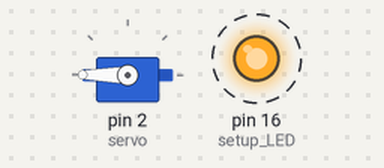
A sketch run on a simulated Arduino Uno, built with avr-gcc and run on an emulated ATmega328P. Shown: servo, output pins drawn as LEDs (lit = HIGH). Dashed ring = blinking.

Above: at 0.05 s.
Timing chart, 0 to 4.6 s (numbered marks = the images above):
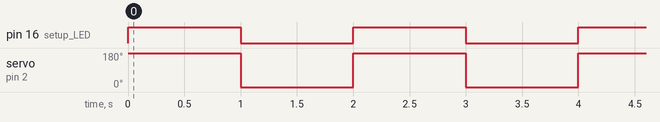

Measured:
- by itself, pin 16 (setup_LED): alternates HIGH for 1.0 s and LOW for 1.0 s
- by itself, servo on pin 2 (servo): alternates 180° for 1.0 s and 0° for 1.0 s

The sketch:

Servo.ino
```cpp
#include <Servo.h> // memasukkan library servo

Servo servo;

void setup() {
  servo.attach(2); // setup servo
  pinMode(16, OUTPUT); // setup LED
}

void loop() {
  servo.write(180);
  digitalWrite(16, HIGH); // ON
  delay(1000);
  servo.write(0);
  digitalWrite(16, LOW); // OFF
  delay(1000);

}
```
